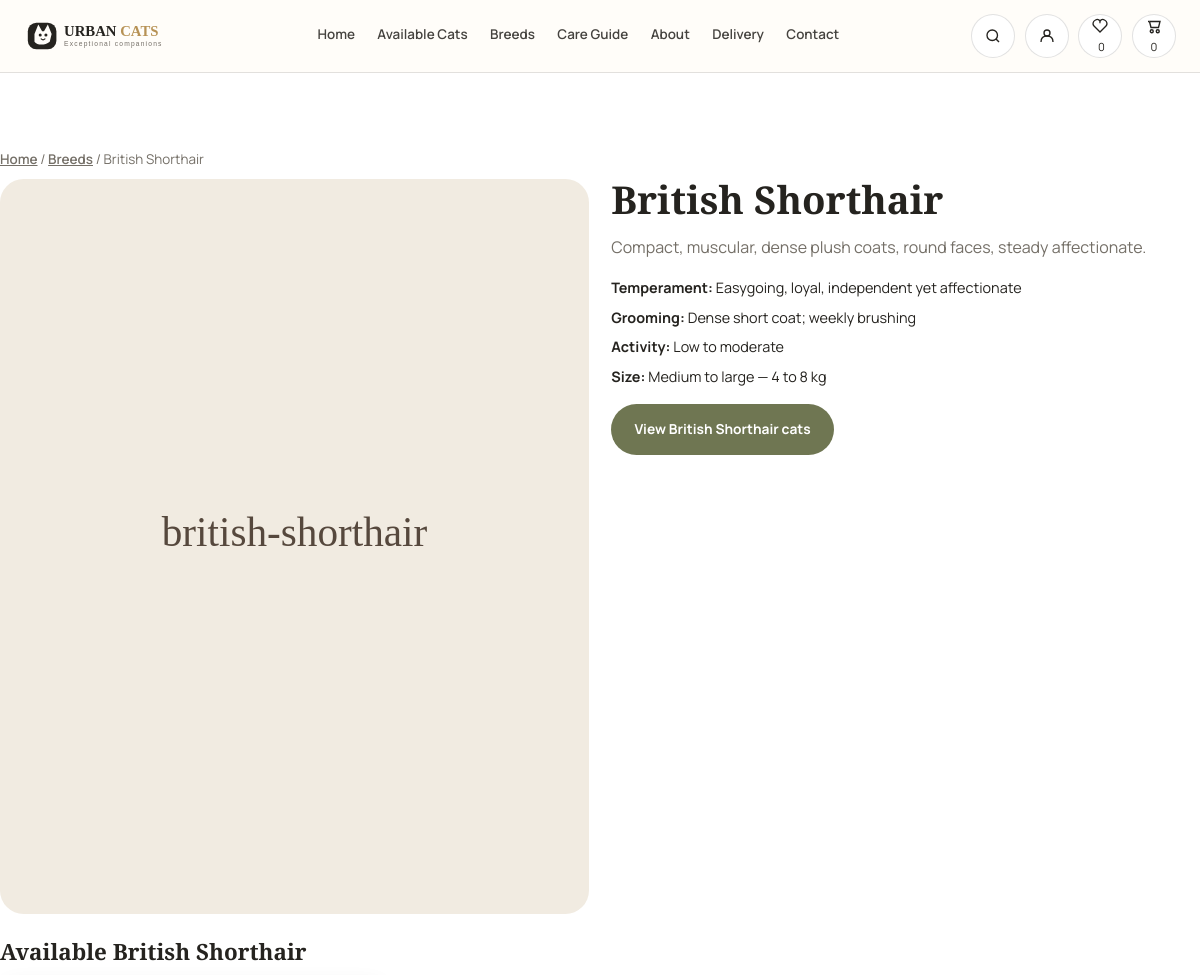
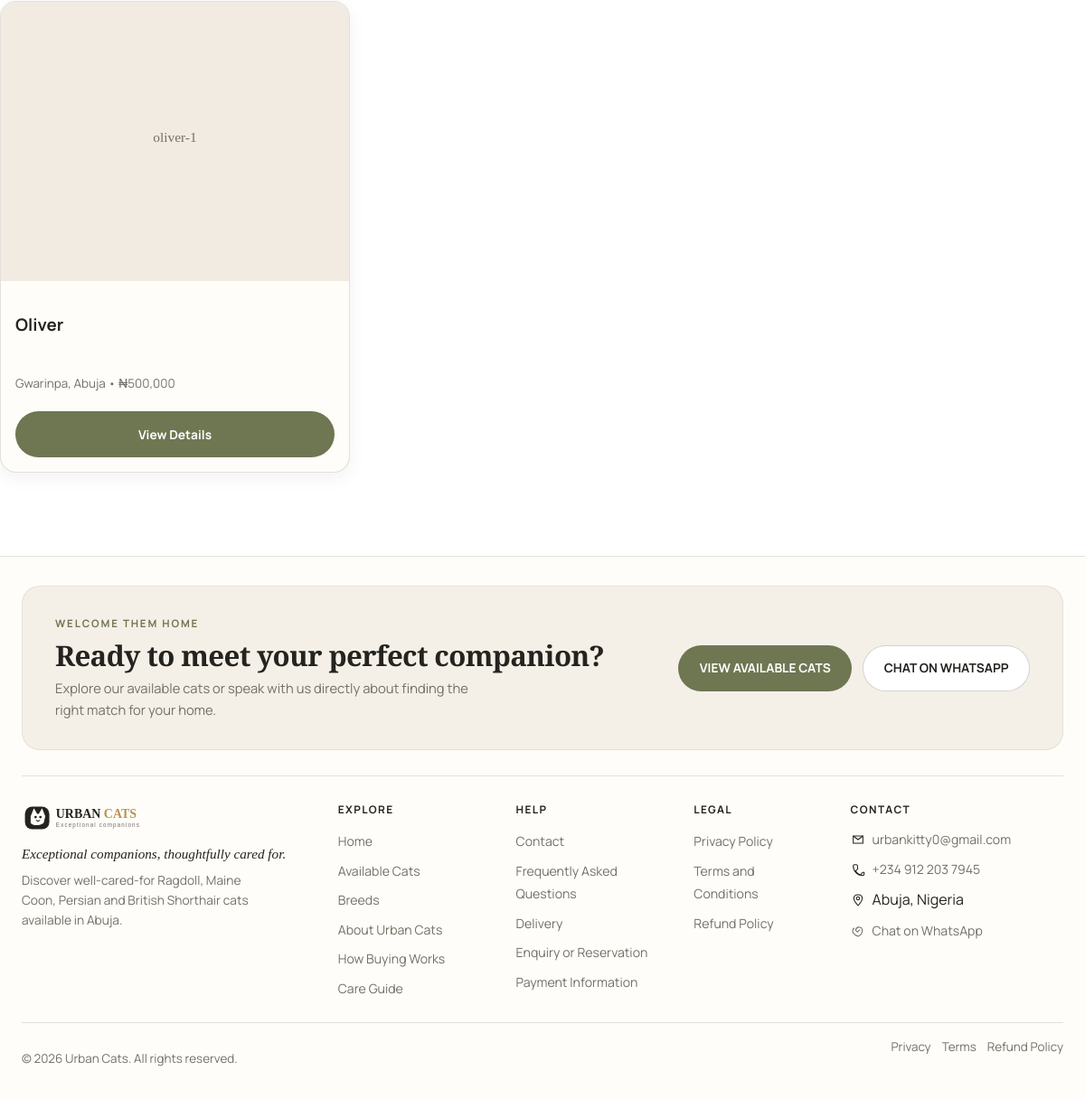
/breed.php?slug=british-shorthair, run on the app's committed database (2 pictures, top to bottom).
### tables this page shows
CREATE TABLE `breeds` (
  `id` INT UNSIGNED AUTO_INCREMENT PRIMARY KEY,
  `slug` VARCHAR(80) NOT NULL UNIQUE,
  `name` VARCHAR(80) NOT NULL,
  `short_description` VARCHAR(255) NOT NULL,
  `description` TEXT NOT NULL,
  `temperament` VARCHAR(255) NOT NULL,
  `grooming` VARCHAR(255) NOT NULL,
  `activity_level` VARCHAR(100) NOT NULL,
  `size_info` VARCHAR(150) NOT NULL,
  `family_compatibility` VARCHAR(255) NOT NULL,
  `care_notes` TEXT NOT NULL,
  `image` VARCHAR(255) DEFAULT NULL,
  `created_at` TIMESTAMP DEFAULT CURRENT_TIMESTAMP,
  `updated_at` TIMESTAMP DEFAULT CURRENT_TIMESTAMP ON UPDATE CURRENT_TIMESTAMP
);

CREATE TABLE `cats` (
  `id` INT UNSIGNED AUTO_INCREMENT PRIMARY KEY,
  `breed_id` INT UNSIGNED NOT NULL,
  `name` VARCHAR(80) NOT NULL,
  `slug` VARCHAR(100) NOT NULL UNIQUE,
  `sex` ENUM('male','female') NOT NULL,
  `date_of_birth` DATE NOT NULL,
  `colour` VARCHAR(80) NOT NULL,
  `location` VARCHAR(120) NOT NULL,
  `price` DECIMAL(10,2) NOT NULL COMMENT 'Price in NGN',
  `deposit_amount` DECIMAL(10,2) DEFAULT NULL,
  `purchase_mode` ENUM('full','deposit','enquiry') NOT NULL DEFAULT 'full',
  `availability` ENUM('available','reserved','sold','coming_soon') NOT NULL DEFAULT 'available',
  `is_featured` TINYINT(1) NOT NULL DEFAULT 0,
  `is_active` TINYINT(1) NOT NULL DEFAULT 1,
  `personality` VARCHAR(255) NOT NULL,
  `vaccination_status` VARCHAR(255) NOT NULL,
  `health_notes` VARCHAR(255) NOT NULL,
  `litter_trained` TINYINT(1) NOT NULL DEFAULT 1,
  `feeding_info` VARCHAR(255) DEFAULT NULL,
  `parent_info` VARCHAR(255) DEFAULT NULL,
  `description` TEXT NOT NULL,
  `care_notes` TEXT NOT NULL,
  `created_at` TIMESTAMP DEFAULT CURRENT_TIMESTAMP,
  `updated_at` TIMESTAMP DEFAULT CURRENT_TIMESTAMP ON UPDATE CURRENT_TIMESTAMP,
  FOREIGN KEY (`breed_id`) REFERENCES `breeds`(`id`) ON DELETE CASCADE,
  INDEX (`availability`), INDEX (`breed_id`), INDEX (`price`)
);

CREATE TABLE `cat_images` (
  `id` INT UNSIGNED AUTO_INCREMENT PRIMARY KEY,
  `cat_id` INT UNSIGNED NOT NULL,
  `image_path` VARCHAR(255) NOT NULL,
  `is_primary` TINYINT(1) NOT NULL DEFAULT 0,
  `sort_order` INT NOT NULL DEFAULT 0,
  `created_at` TIMESTAMP DEFAULT CURRENT_TIMESTAMP,
  FOREIGN KEY (`cat_id`) REFERENCES `cats`(`id`) ON DELETE CASCADE
);

### config/config.php (called while the page is built)
<?php
return [
    'db' => ['host'=>'127.0.0.1','name'=>'urban_cats','user'=>'root','pass'=>'','charset'=>'utf8mb4'],
    'site' => ['name'=>'Urban Cats','base_url'=>'http://localhost/urbancat'],
    'security' => ['session_name'=>'urbancats_sess','csrf_token_name'=>'csrf_token'],
    'upload' => [
        'max_bytes'=>4*1024*1024,
        'allowed_mimes'=>['image/jpeg','image/png','image/webp'],
        'allowed_ext'=>['jpg','jpeg','png','webp'],
        'dir'=>__DIR__.'/../uploads/cats',
        'url_prefix'=>'uploads/cats',
        'thumb_w'=>600,
    ],
    'contact' => ['to_email'=>'urbankitty0@gmail.com','whatsapp_number'=>'2349122037945'],
    'paystack' => ['public_key'=>'pk_test_placeholder','secret_key'=>'sk_test_placeholder','webhook_secret'=>'whsec_placeholder','currency'=>'NGN'],
    'app' => ['env'=>'development'],
];

### includes/helpers.php (called while the page is built, shortened)
<?php
function e(string $s): string {return htmlspecialchars($s, ENT_QUOTES|ENT_SUBSTITUTE,'UTF-8');}
function base_url(string $p=''):string{static $b=null;if($b===null){$cfg=require __DIR__.'/../config/config.php';$b=rtrim($cfg['site']['base_url'],'/'); }return $b.($p?'/'.ltrim($p,'/'):'');}
function asset(string $p):string{return base_url($p);}
function format_price(float $n):string{return '₦'.number_format($n,0);}

### includes/functions_catalog.php (called while the page is built, shortened)
<?php
function get_breed_by_slug(PDO $pdo,string $slug):?array{$s=$pdo->prepare("SELECT * FROM breeds WHERE slug=?");$s->execute([$slug]);$r=$s->fetch();return $r?:null;}
function cat_images(PDO $pdo,int $id):array{$s=$pdo->prepare("SELECT * FROM cat_images WHERE cat_id=? ORDER BY is_primary DESC, sort_order ASC, id ASC");$s->execute([$id]);return $s->fetchAll();}
function primary_image(PDO $pdo,int $id):string{$imgs=cat_images($pdo,$id);if($imgs)return $imgs[0]['image_path'];return 'assets/images/cats/placeholder.svg';}

### breed.php (the view)
<?php require __DIR__.'/includes/bootstrap.php'; require __DIR__.'/includes/functions_catalog.php'; $slug=trim($_GET['slug']??''); $b=get_breed_by_slug($pdo,$slug); if(!$b){http_response_code(404); include __DIR__.'/404.php'; exit;} $cats=$pdo->prepare("SELECT c.*, b.name as breed_name FROM cats c JOIN breeds b ON b.id=c.breed_id WHERE b.slug=? AND c.is_active=1 ORDER BY c.created_at DESC"); $cats->execute([$slug]); $list=$cats->fetchAll(); $pageTitle=$b['name'].' — Urban Cats'; ?>
<!doctype html><html lang="en"><head><?php include __DIR__.'/includes/partials/head.php'; ?></head><body>
<?php include __DIR__.'/includes/partials/header.php'; ?>
<main id="main"><div class="container section"><div class="breadcrumbs"><a href="<?= asset('index.php') ?>">Home</a> / <a href="<?= asset('breeds.php') ?>">Breeds</a> / <?= e($b['name']) ?></div><div class="grid-2"><div><img src="<?= e($b['image']) ?>" alt="<?= e($b['name']) ?>" style="border-radius:16px; aspect-ratio:4/5; object-fit:cover; width:100%"></div><div><h1 class="h2" style="font-family:var(--font-display)"><?= e($b['name']) ?></h1><p class="muted"><?= nl2br(e($b['description'])) ?></p><div style="display:grid; gap:.4rem; margin-top:1rem; font-size:.9rem"><div><strong>Temperament:</strong> <?= e($b['temperament']) ?></div><div><strong>Grooming:</strong> <?= e($b['grooming']) ?></div><div><strong>Activity:</strong> <?= e($b['activity_level']) ?></div><div><strong>Size:</strong> <?= e($b['size_info']) ?></div></div><a href="<?= asset('cats.php?breed='.urlencode($b['slug'])) ?>" class="btn btn--primary" style="margin-top:1rem">View <?= e($b['name']) ?> cats</a></div></div><h2 class="h2" style="margin-top:1.6rem; font-size:1.4rem">Available <?= e($b['name']) ?></h2><div class="grid-3" style="margin-top:.8rem"><?php foreach($list as $c): $img=primary_image($pdo,(int)$c['id']); ?><article class="card"><a href="<?= asset('cat.php?slug='.urlencode($c['slug'])) ?>" class="card__media"><img src="<?= e($img) ?>" width="400" height="320" loading="lazy"></a><div class="card__body"><h3><?= e($c['name']) ?></h3><p class="muted" style="font-size:.84rem"><?= e($c['location']) ?> • <?= e(format_price((float)$c['price'])) ?></p><a href="<?= asset('cat.php?slug='.urlencode($c['slug'])) ?>" class="btn btn--primary btn--sm">View Details</a></div></article><?php endforeach; ?></div></div></main>
<?php include __DIR__.'/includes/partials/footer.php'; ?><script type="module" src="<?= asset('assets/js/app.js') ?>"></script></body></html>

### assets/css/style.css (style rules this page uses)
:root { --color-background:#f8f5ef; --color-surface:#fffdf9; --color-cream:#f1ebe1; --color-beige:#dfd2c0; --color-sage:#6f7652; --color-sage-light:#dfe2d1; --color-gold:#b79255; --color-brown:#56483d; --color-charcoal:#25231f; --color-muted:#746f67; --color-border:rgba(37,35,31,.13); --color-border-strong:rgba(37,35,31,.2); --max:1320px; --pad:24px; --header-h:72px; --radius-lg:18px; --radius-md:14px; --radius-sm:10px; --shadow-soft:0 8px 32px rgba(37,35,31,.08); --shadow-card:0 6px 20px rgba(37,35,31,.06); --font-display:"Cormorant Garamond", Georgia, serif; --font-body:"Manrope", Inter, system-ui, sans-serif; }
* { box-sizing:border-box }
html { scroll-behavior:smooth; overflow-x:clip }
body { margin:0; font-family:var(--font-body); color:var(--color-charcoal); background:#FFFFFF; line-height:1.6; -webkit-font-smoothing:antialiased; overflow-x:clip }
img { max-width:100%; display:block }
a { color:inherit; text-decoration:none }
.container { max-width:var(--max); margin-inline:auto; padding-inline:var(--pad) }
.btn { display:inline-flex; align-items:center; justify-content:center; gap:.4rem; padding:.85rem 1.4rem; border-radius:999px; font-weight:700; font-size:.86rem; border:1px solid transparent; cursor:pointer; min-height:44px; transition:.18s }
.btn--primary { background:var(--color-sage); color:#fff }
.section { padding:clamp(36px,5vw,72px) 0 }
.h2 { font-family:var(--font-display); font-size:clamp(1.7rem,3.2vw,2.5rem); line-height:1.05; margin:0; font-weight:600 }
.grid-3 { display:grid; grid-template-columns:repeat(3,1fr); gap:1.2rem }
.grid-2 { display:grid; grid-template-columns:repeat(2,1fr); gap:1.4rem }
.card { background:var(--color-surface); border:1px solid var(--color-border); border-radius:18px; overflow:hidden; display:flex; flex-direction:column; box-shadow:var(--shadow-card) }
.card__media { aspect-ratio:4/3.2; overflow:hidden; background:var(--color-cream) }
.card__media img { width:100%; height:100%; object-fit:cover }
.card__body { padding:1rem; display:flex; flex-direction:column; gap:.4rem; flex:1 }
.muted { color:var(--color-muted) }
.breadcrumbs { font-size:.84rem; color:var(--color-muted); margin:1rem 0 .5rem }
.breadcrumbs a { text-decoration:underline; font-weight:600 }

### data on the page
breeds: name "British Shorthair", image (picture), description "Compact, muscular, dense plush coats, round faces, steady affectionate.", temperament "Easygoing, loyal, independent yet affectionate", grooming "Dense short coat; weekly brushing", activity_level "Low to moderate", size_info "Medium to large — 4 to 8 kg"
cats: id.image_path (picture), name "Oliver", location "Gwarinpa, Abuja", price "₦500,000"

### other printed values
$favCnt "0"
$cartCnt "0"
$contactEmail "urbankitty0@gmail.com"
$contactPhoneIntl "+234 912 203 7945"
$addr "Abuja, Nigeria"
